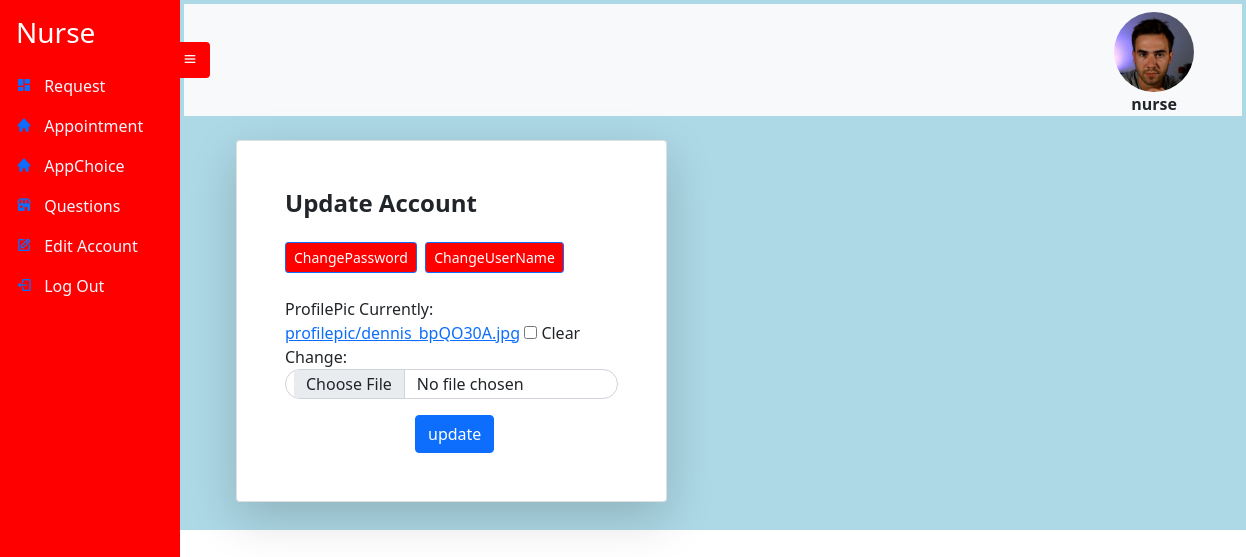
The app's page /eidtprofilepicture (signed in) with its own data.
### UserAccount/models.py (models this page shows, shortened)
class UserRegistration(models.Model):
    User_id = models.UUIDField(default=uuid.uuid4, unique=True,
                          primary_key=True, editable=False)
    FirstName = models.CharField(max_length=20 , null=True , blank=True)
    LastName = models.CharField(max_length=20 , null=True , blank=True)
    Address_id = models.OneToOneField(Address , on_delete=models.CASCADE)
    Age = models.IntegerField(null=True , blank=True)
    Account_id = models.OneToOneField(Account , on_delete=models.CASCADE)
    ProfilePic= models.FileField(null=True, blank=True, upload_to='profilepic/', default="profilepic/defaultprofile.jpeg")

class Account(AbstractUser):
    Role = models.CharField(max_length=25, null=True , blank=True)

### UserAccount/views.py (the view, shortened to what this page needs)
# urls.py: path('eidtprofilepicture' , views.EditProfilePicture , name='editprofielpicture'),
def EditProfilePicture(request):
    account = Userstate(request)['account']
    form  = ProfilePictureUpdateForm (instance=account)
    context= {'form':form , 'account':account , 'sender':'profilepic'}
    if(request.user.Role.lower() == 'bbmanager'):
        return render(request, 'bbmanager/editprofile.html', context)
    elif(request.user.Role.lower() == 'nurse'):
        return render(request, 'nurse/editprofile.html', context)
    elif(request.user.Role.lower() == 'labtechnician'):
        return render(request, 'labtechnician/editprofile.html', context)

### UserAccount/forms.py
class ProfilePictureUpdateForm(ModelForm):
    class Meta:
        model = UserRegistration
        fields = ['ProfilePic']

### UserAccount/views.py (called while the page is built)
def Userstate(request):  # for getting the state of the user
    state = request.user
    account = UserRegistration.objects.get(Account_id=state.id)
    context={'account':account}
    return context

### templates/nurse/editprofile.html
{% extends 'nurse/nurse.html' %}
{% block content %}
{% include 'editaccounts.html' %}
{% endblock %}

### templates/nurse/nurse.html (shortened to what this page needs)
{% extends 'sidebarbase.html' %}
{% block content1 %}
<div
      class="side-navbar active-nav d-flex justify-content-between flex-wrap flex-column"
      id="sidebar"
    >
      <ul class="nav flex-column text-white w-100">
        <a href="{% url 'donorrequest' 'notall' %}" class="nav-link h3 text-white my-2">
          Nurse
        </a>
        <li class="nav-link">
          <i class="bx bxs-dashboard"></i>
          <span class="mx-2" ><a class="inner-anchor"  href="{% url 'donorrequest' 'notall' %}"> Request</a></span>
        </li>
        <li class="nav-link">
          <i class="bx bxs-home"></i>
          <span class="mx-2" ><a class="inner-anchor" href="{% url 'checkappointment' 'notall' %}"> Appointment</a></span>
        </li>
        <li class="nav-link">
          <i class="bx bxs-home"></i>
          <span class="mx-2" ><a class="inner-anchor" href="{% url 'appointmentchoices' 'notall' %}"> AppChoice</a></span>
        </li>
        <li class="nav-link">
          <i class="bx bxs-store"></i>
          <span class="mx-2" ><a class="inner-anchor" href="{% url 'donorquestions' 'notall' %}"> Questions </a></span>
        </li>
        <li class="nav-link">
          <i class="bx bx-edit"></i>
          <span class="mx-2" ><a class="inner-anchor" href="{% url 'editpassword' %}"> Edit Account</a></span>
        </li>
        <li class="nav-link">
          <i class="bx bx-log-out"></i>
          <span class="mx-2" ><a class="inner-anchor" href="{% url 'logout' %}" > Log Out </a></span>
        </li>
      </ul>
    </div>
    <div class="p-1 my-container active-cont" style="background-color:lightblue">
      <nav class="navbar top-navbar navbar-light bg-light px-5">
        <a class="btn border-0" id="menu-btn"><i class="bx bx-menu"></i></a>
        <figure id="image">
          <img src="/static/images/{{ account.ProfilePic }}" style="height: 80px;
          width: 80px;
          border-radius: 50%; " >
          <figcaption  style="text-align: center;"><b>{{user.username}}</b></figcaption>
        </figure>
              </nav>
      {% block content %}
      {% endblock %}
{% endblock %}

### templates/editaccounts.html (shortened to what this page needs)
{% load widget_tweaks %}
<br>
<section class="h-100">
    <form  method="POST" enctype="multipart/form-data">
<div class="container h-100">
        <div class="col-xxl-4 col-xl-5 col-lg-5 col-md-7 col-sm-9">
<div class="card shadow-lg">
    <div class="card-body p-5">
        <h1 class="fs-4 card-title fw-bold mb-4">Update Account </h1>
        {% if sender == 'username' %}
        <a href="{% url 'editpassword'  %}"><button type="button" class="btn btn-primary btn-sm" style= "background-color: red;">ChangePassword</button></a>&nbsp;
        <a href="{% url 'editprofielpicture'  %}"><button type="button" class="btn btn-primary btn-sm" style= "background-color: red;">ChangeProfilePic</button></a>
        {% else %}
        <a href="{% url 'editpassword'  %}"><button type="button" class="btn btn-primary btn-sm" style= "background-color: red;">ChangePassword</button></a>&nbsp;
        <a href="{% url 'editusername'  %}"><button type="button" class="btn btn-primary btn-sm" style= "background-color: red;">ChangeUserName</button></a>
        {% endif %}
        <br><br>
        <form  method="POST" enctype="multipart/form-data">
            {% for field in form %}
            <div class="mb-3">
                <label for="formInput#text">{{field.label}}</label>
                {% render_field field  id="formInput#text"  class="form-control"  %}
            </div>
            {% endfor %}
            <div style="align-self:auto; margin-left: 130px;">
                <button type="submit" class="btn btn-primary ms-auto">
                    update
                </button>
            </div>
        </form>
    </div>
</div>
</div>
</div>
</section>
<br>

### static/styles/sidebar.css (style rules this page uses)
* { margin: 0; padding: 0; box-sizing: border-box; }
body { min-height: 100vh; background-color: #fff; }
.side-navbar { width: 180px; height: 100%; position: fixed; margin-left: -300px; background-color: red; transition: 0.5s; }
.my-container { transition: 0.4s; }
.active-nav { margin-left: 0; }
.active-cont { margin-left: 180px; }
#menu-btn { background-color: red ; color: #fff; margin-left: -62px; }
#image { max-width: 300px; height: 80px; border-radius: 50%; top: 10px; right: 0px; }
.my-container input { border-radius: 2rem; padding: 2px 20px; }
.inner-anchor { color: aliceblue; text-decoration: black; }
.container { margin-left: 40px; }

### records on screen
UserRegistration: ProfilePic (picture)
Account: username "nurse"

### other values on screen
{{ field.label }} "ProfilePic"
